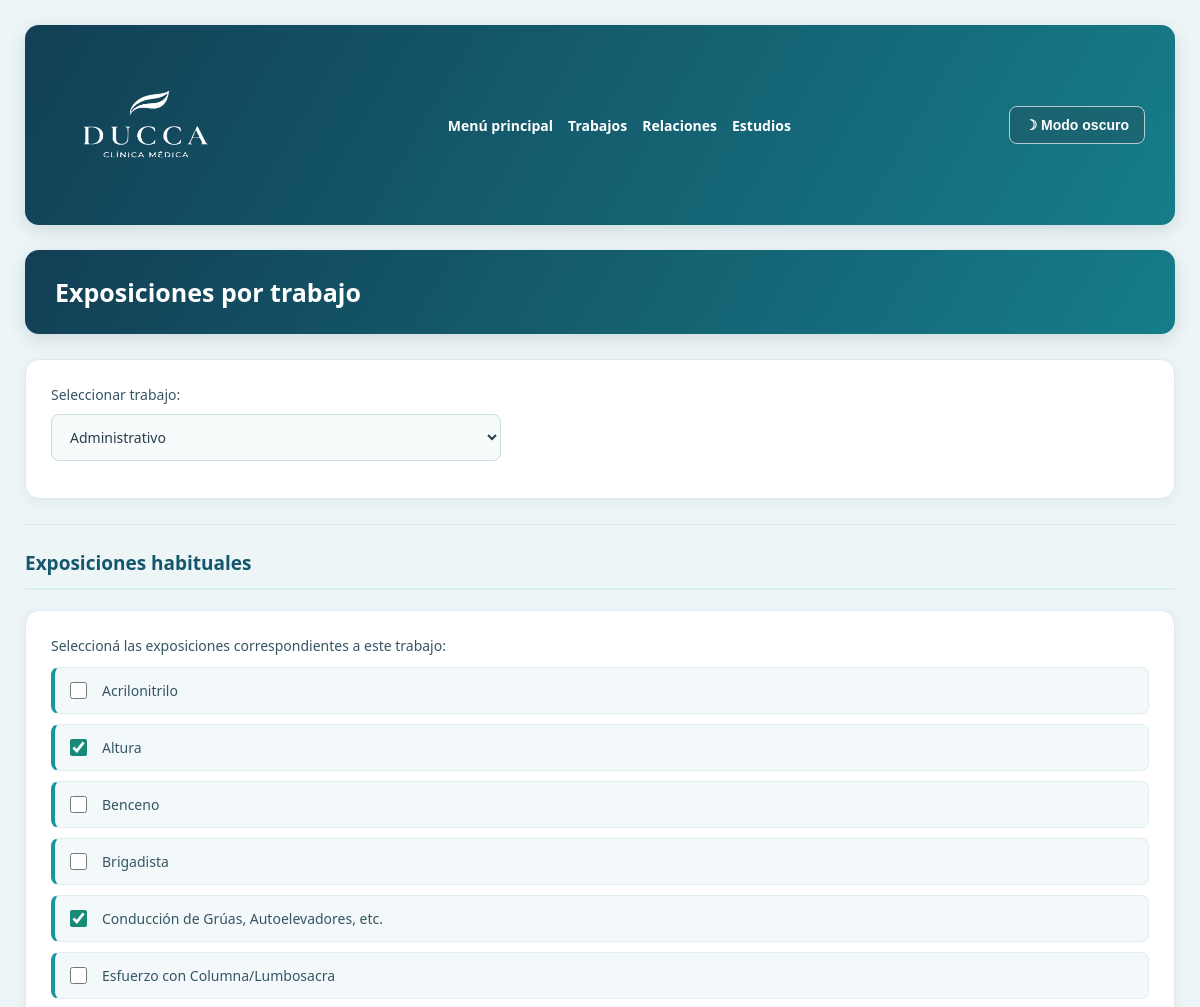
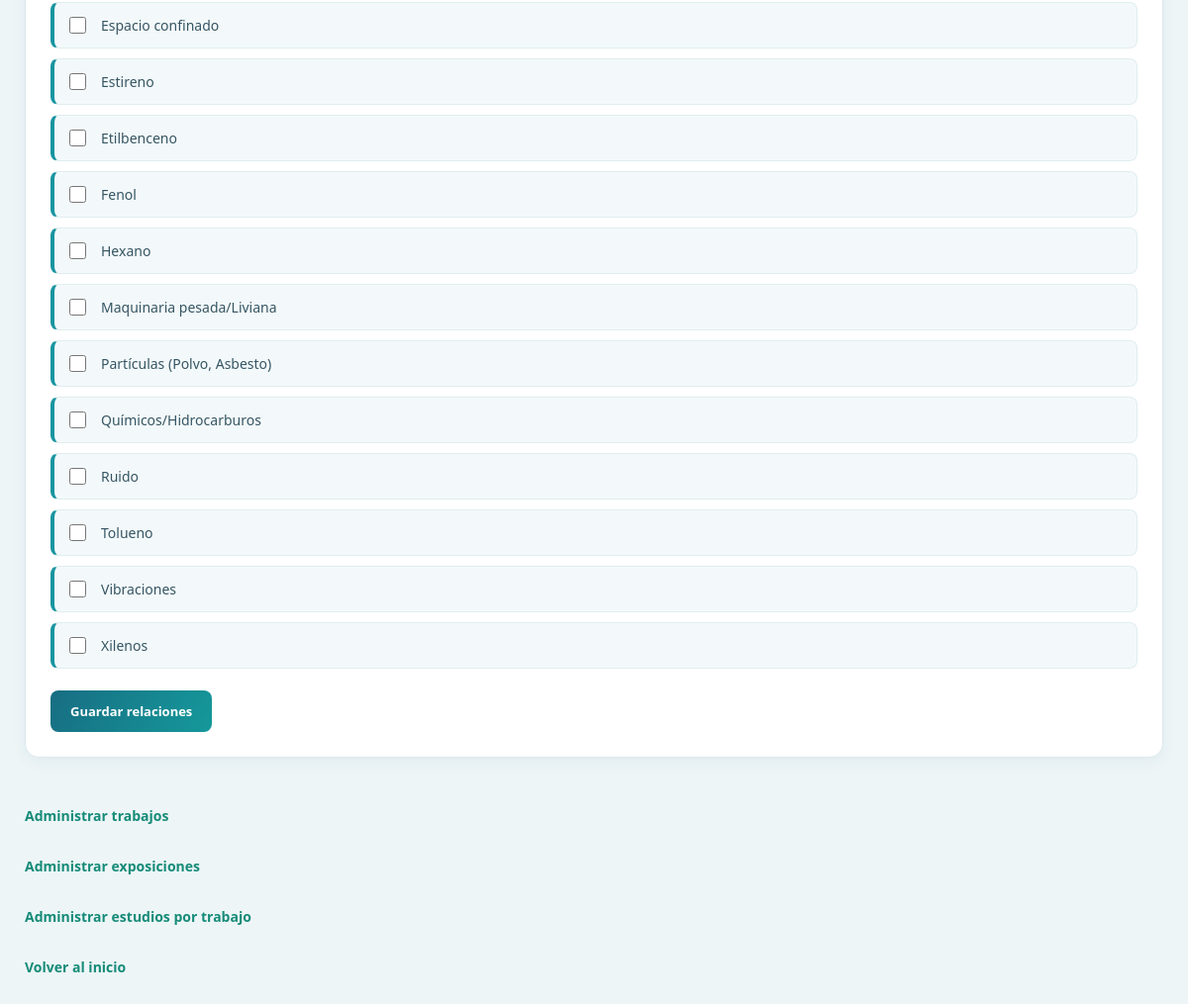
Screenshot of /Relaciones/listar.php with the database file from the repository (2 pictures, top to bottom).
### tables this page shows
CREATE TABLE `exposicion` (
  `id_exposicion` int(11) NOT NULL,
  `nombre_ex` varchar(50) NOT NULL
);

### Relaciones/listar.php (the view, shortened to what this page needs)
<?php
require_once __DIR__ . "/../Pacientes/conexion.php";
$sql = "SELECT id_trabajo, nombre_t FROM trabajo ORDER BY id_trabajo ASC";
$resultado = mysqli_query($conexion, $sql);
$trabajos = [];
while ($fila = mysqli_fetch_assoc($resultado)) {
    $trabajos[] = $fila;
}
$id_trabajo = isset($_GET["id_trabajo"])
    ? (int) $_GET["id_trabajo"]
    : (int) $trabajos[0]["id_trabajo"];
$sql = "SELECT id_exposicion, nombre_ex
        FROM exposicion
        ORDER BY nombre_ex";
$resultado = mysqli_query($conexion, $sql);
$exposiciones = [];
while ($fila = mysqli_fetch_assoc($resultado)) {
    $exposiciones[] = $fila;
}
$sql = "SELECT id_exposicion
        FROM trabajo_exposicion
        WHERE id_trabajo = ?";
$stmt = mysqli_prepare($conexion, $sql);
mysqli_stmt_bind_param($stmt, "i", $id_trabajo);
mysqli_stmt_execute($stmt);
$resultado = mysqli_stmt_get_result($stmt);
$seleccionadas = [];
while ($fila = mysqli_fetch_assoc($resultado)) {
    $seleccionadas[] = $fila["id_exposicion"];
}
?>
<!DOCTYPE html>
<html lang="es">
<head>
    <link rel="stylesheet" href="../general/estilos.css">
</head>
<body>
  <header>
        <div class="logo">
            <img
                id="logo"
                src="../general/Logo minimalista DUCCA con hojas orgánicas.png"
                alt="Logo DUCA"
                height="150"
                width="175"
            >
        </div>
        <nav>
            <a href="../inicio sesion/index.php">
                Menú principal
            </a>
            <a href="../Trabajos/listar.php">
                Trabajos
            </a>
            <a href="../Relaciones/listar.php">
                Relaciones
            </a>
            <a href="../Estudios/estudios.php">
                Estudios
            </a>
        </nav>
        <button type="button" id="btn-tema">
        </button>
    </header>
    <h1>Exposiciones por trabajo</h1>
    <form action="listar.php" method="GET">
        <p>
            Seleccionar trabajo:
            <select name="id_trabajo" onchange="this.form.submit()">
                <?php foreach ($trabajos as $trabajo) { ?>
                    <option
                        value="<?php echo $trabajo["id_trabajo"]; ?>"
                        <?php
                        if ($trabajo["id_trabajo"] == $id_trabajo) {
                            echo "selected";
                        }
                        ?>
                    >
                        <?php echo htmlspecialchars($trabajo["nombre_t"]); ?>
                    </option>
                <?php } ?>
            </select>
        </p>
    </form>
    <hr>
    <h2>Exposiciones habituales</h2>
    <form action="guardar.php" method="POST">
        <?php if (count($exposiciones) > 0) { ?>
            <p>Seleccioná las exposiciones correspondientes a este trabajo:</p>
            <?php foreach ($exposiciones as $exposicion) { ?>
                <p>
                    <label>
                        <input
                            type="checkbox"
                            name="exposiciones[]"
                            value="<?php echo $exposicion["id_exposicion"]; ?>"
                            <?php
                            if (in_array($exposicion["id_exposicion"], $seleccionadas)) {
                                echo "checked";
                            }
                            ?>
                        >
                        <?php echo htmlspecialchars($exposicion["nombre_ex"]); ?>
                    </label>
                </p>
            <?php } ?>
            <input type="submit" value="Guardar relaciones">
        <?php } else { ?>
            <p>No hay exposiciones cargadas.</p>
            <a href="../Exposiciones/agregar.php">Agregar exposición</a>
        <?php } ?>
    </form>
    <br>
    <a href="../Trabajos/listar.php">Administrar trabajos</a>
    <br><br>
    <a href="../Exposiciones/listar.php">Administrar exposiciones</a>
    <br><br>
    <a href="estudios.php">Administrar estudios por trabajo</a>
    <br><br>
    <a href="../general/index.html">Volver al inicio</a>
</body>
</html>

### general/estilos.css (style rules this page uses)
* { box-sizing: border-box; margin: 0; padding: 0; }
body { font-family: 'Segoe UI', Arial, sans-serif; background: #edf5f7; color: #263d4a; padding: 25px; transition: background-color 0.7s ease, color 0.7s ease; }
header { background: linear-gradient(120deg, #123f55, #167d89); color: white; padding: 22px 30px; border-radius: 14px; display: flex; justify-content: space-between; align-items: center; margin-bottom: 25px; box-shadow: 0 5px 18px rgba(20, 65, 80, 0.15); transition: background-color 0.7s ease, color 0.7s ease; position: relative; z-index: 1000; overflow: visible; }
.logo { font-size: 21px; font-weight: bold; letter-spacing: 1px; }
nav { display: flex; align-items: center; gap: 15px; }
nav a { color: white; text-decoration: none; font-weight: 500; transition: color 0.7s ease; }
button { background: linear-gradient(120deg, #176d82, #15999b); color: white; border: none; border-radius: 8px; padding: 12px 18px; font-weight: bold; font-size: 13px; cursor: pointer; transition: transform 0.25s, box-shadow 0.25s, background-color 0.7s ease, color 0.7s ease; align-self: flex-start; }
#btn-tema { background: #244b5a69; color: white; border: 1px solid #b8cbd3; padding: 10px 15px; border-radius: 8px; cursor: pointer; font-size: 14px; }
.animar-entrada { opacity: 0; transform: translateY(20px); transition: opacity 0.6s ease, transform 0.6s ease; }
.animar-entrada.visible { opacity: 1; transform: translateY(0); }
#logo { transition: filter 1s ease; }
body:not(.login-page) #logo { filter: brightness(0) invert(1); }
header { display: flex; align-items: center; justify-content: space-between; }
header #btn-tema { align-self: center; margin: 0; }
body:has(form[action="guardar.php"]) h1 { padding: 25px 30px; margin-bottom: 25px; background: linear-gradient(120deg, #123f55, #167d89); color: white; border-radius: 14px; font-size: 25px; box-shadow: 0 5px 18px rgba(20, 65, 80, 0.15); }
body:has(form[action="guardar.php"]) h2 { color: #14566b; font-size: 19px; margin-bottom: 20px; padding-bottom: 12px; border-bottom: 2px solid #d8eff0; }
body:has(form[action="guardar.php"]) form { background: white; border: 1px solid #dce9ed; border-radius: 14px; padding: 25px; margin-bottom: 22px; box-shadow: 0 4px 15px rgba(30, 75, 90, 0.06); }
body:has(form[action="guardar.php"]) form p { color: #365563; font-size: 14px; margin-bottom: 12px; }
body:has(form[action="guardar.php"]) select { display: block; width: 100%; max-width: 450px; margin-top: 10px; padding: 12px 14px; border: 1px solid #cbdde2; border-radius: 8px; background: #f8fbfc; color: #263d4a; font-family: inherit; font-size: 14px; outline: none; transition: 0.3s ease; }
body:has(form[action="guardar.php"]) form[action="guardar.php"] p:has(input[type="checkbox"]) { display: flex; align-items: center; padding: 13px 15px; margin-bottom: 10px; background: #f3f9fa; border: 1px solid #e0edef; border-left: 4px solid #1995a0; border-radius: 8px; transition: 0.25s ease; }
body:has(form[action="guardar.php"]) input[type="checkbox"] { width: 17px; height: 17px; margin-right: 10px; accent-color: #168b78; cursor: pointer; }
body:has(form[action="guardar.php"]) label { display: flex; align-items: center; gap: 5px; color: #365563; font-size: 14px; cursor: pointer; }
body:has(form[action="guardar.php"]) input[type="submit"] { display: inline-block; margin-top: 12px; padding: 12px 20px; background: linear-gradient(120deg, #176d82, #15999b); color: white; border: none; border-radius: 8px; font-family: inherit; font-size: 13px; font-weight: bold; cursor: pointer; transition: 0.25s ease; }
body:has(form[action="guardar.php"]) a { display: inline-block; margin: 5px 0; color: #168b78; font-size: 14px; font-weight: 600; text-decoration: none; transition: 0.25s ease; }
body:has(form[action="guardar.php"]) hr { border: none; height: 1px; background: #dce9ed; margin: 25px 0; }
body:has(form[action="guardar.php"]) a:not(header nav a) { color: #168b78 !important; text-decoration: none !important; font-family: 'Segoe UI', Arial, sans-serif; font-size: 14px; font-weight: 600; }
body header nav a, body header nav a:link, body header nav a:visited, body.modo-oscuro header nav a, body.modo-oscuro header nav a:visited { color: #ffffff !important; text-decoration: none !important; font-weight: 600; }
body header nav a { display: inline-block; transition: color 0.3s ease, transform 0.25s ease; }

### rows the page displays
exposicion: nombre_ex "Acrilonitrilo"
exposicion: id_exposicion "☑", nombre_ex "Altura"
exposicion: nombre_ex "Benceno"
exposicion: nombre_ex "Brigadista"
exposicion: id_exposicion "☑", nombre_ex "Conducción de Grúas, Autoelevadores, etc."
exposicion: nombre_ex "Esfuerzo con Columna/Lumbosacra"
exposicion: nombre_ex "Espacio confinado"
exposicion: nombre_ex "Estireno"
exposicion: nombre_ex "Etilbenceno"
exposicion: nombre_ex "Fenol"
exposicion: nombre_ex "Hexano"
exposicion: nombre_ex "Maquinaria pesada/Liviana"
exposicion: nombre_ex "Partículas (Polvo, Asbesto)"
exposicion: nombre_ex "Químicos/Hidrocarburos"
exposicion: nombre_ex "Ruido"
exposicion: nombre_ex "Tolueno"
exposicion: nombre_ex "Vibraciones"
exposicion: nombre_ex "Xilenos"

### other values shown
form field id_trabajo "Administrativo"
